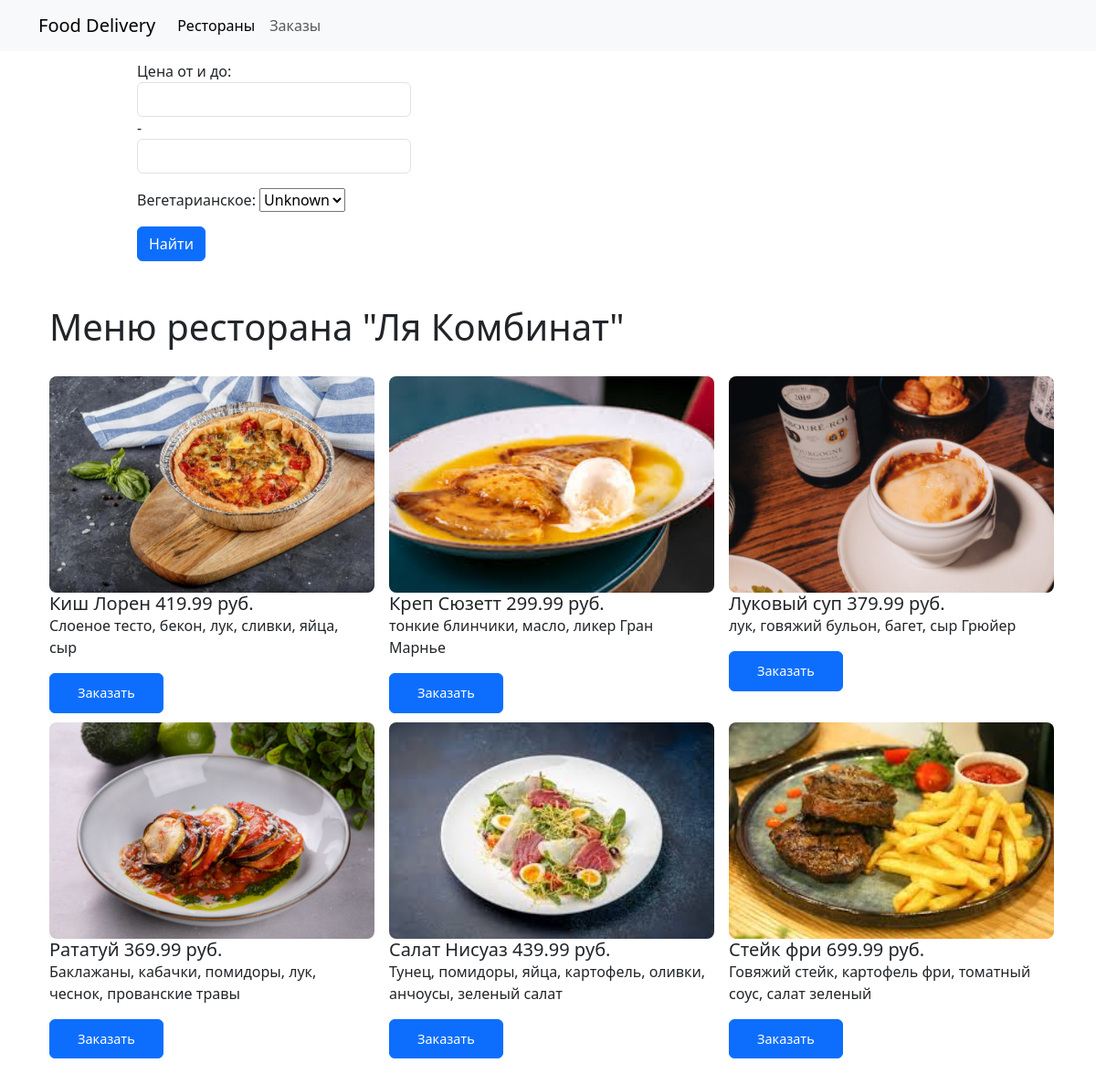
Screenshot of /delivery/rests/menu_5 with the database file from the repository.
### food_delivery/models.py (models this page shows, shortened)
class Restaurant(models.Model):
    id_rest = models.AutoField(auto_created=True, primary_key=True, verbose_name='id ресторана')
    name = models.CharField(max_length=80,verbose_name='название ресторана')
    address = models.CharField(max_length=100,verbose_name='адрес ресторана')
    photo_rest = models.ImageField(null = True, blank = True, upload_to=rest_photo_directory_path, verbose_name='фото ресторана')
    id_warehouse = models.OneToOneField(
        Warehouse,
        verbose_name='склад',
        related_name='restaurant',
        null=True,
        blank=True,
        on_delete=models.SET_NULL
    )
    class Meta:
        verbose_name = 'Ресторан'
        verbose_name_plural = 'Рестораны'
        ordering = ['name']

class Menu(models.Model):
    id_dish = models.AutoField(auto_created = True, primary_key = True,verbose_name = 'id блюда')
    name = models.CharField(max_length=90,verbose_name='название блюда')
    category = models.CharField(max_length=40,verbose_name='категория', choices=category_dishes)
    composition  = models.TextField(verbose_name='состав блюда')
    price = models.DecimalField(max_digits=7,decimal_places=2,verbose_name='цена блюда',null=True)
    preview = models.ImageField(null = True, blank = True,upload_to=menu_preview_directory_path,verbose_name='фото блюда')
    id_rest = models.ForeignKey(
        Restaurant,
        verbose_name='ресторан',
        related_name='menu',
        null=True,
        blank=True,
        on_delete=models.SET_NULL
    )
    class Meta:
        verbose_name = 'Меню'
        verbose_name_plural = 'Меню'
        ordering = ['name']

### food_delivery/views.py (the view)
# urls.py: path('rests/menu_<int:pk>',RestaurantMenu.as_view(), name = 'rest_menu'),
class RestaurantMenu(DetailView):
    template_name = 'food_delivery/menu_list.html'
    model = Restaurant
    context_object_name = 'rest'
    def get_context_data(self, **kwargs):
        context_data = super(RestaurantMenu, self).get_context_data()
        rest_pk = self.kwargs.get('pk', None)
        f = MenuFilter(self.request.GET, queryset=food_delivery.models.Menu.objects.filter(id_rest=rest_pk))
        context_data['filter'] = f
        return context_data

### food_delivery/templates/food_delivery/menu_list.html (shortened to what this page needs)
{% extends 'base.html' %}
{% block sidebar %}
<div class="col-md-3" style="margin-top: 10px; margin-left: 150px;">
    <div class="card-body">
        <form method="get">
            {{ filter.form.as_p }}
            <button class="btn btn-primary" type="submit">Найти</button>
        </form>
    </div>
</div>
{% endblock %}
{% block body %}
<div class="container nt-5 mb-5">
    <div class="container nt-5 mt-5">
        <h1 style="margin-bottom: 30px;">Меню ресторана "{{rest.name}}"</h1>
        <div class="row">
            {% for dish in filter.qs %}
                <div class="col-md-4 nt-4" style="margin-bottom: 10px">
                    <div class="card-img-container">
                        {% if dish.preview %}
                            <img src="{{dish.preview.url}}" class="rounded-3" width="356px" height="237px"/>
                        {% endif %}
                    </div>
                    <div class="card-body " >
                        <h5 class="card-title">{{dish.name}}        {{dish.price}} руб.</h5>
                        <p class="card-text">{{dish.composition}}</p>
                        <form action="{% url 'food_delivery:create_order' rest.pk %}">
                            <button class="btn btn-primary" style="padding: 10px 30px; font-size: 0.9rem;"
                            >Заказать</button>
                        </form>
                    </div>
                </div>
            {% endfor %}
        </div>
    </div>
</div>
{% endblock %}

### food_delivery/templates/base.html (style rules this page uses)
body { margin: 0; padding: 0; }

### rows the page displays
Restaurant: name "Ля Комбинат"
Menu: preview (picture), name "Киш Лорен", price "419.99", composition "Слоеное тесто, бекон, лук, сливки, яйца, сыр"
Menu: preview (picture), name "Креп Сюзетт", price "299.99", composition "тонкие блинчики, масло, ликер Гран Марнье"
Menu: preview (picture), name "Луковый суп", price "379.99", composition "лук, говяжий бульон, багет, сыр Грюйер"
Menu: preview (picture), name "Рататуй", price "369.99", composition "Баклажаны, кабачки, помидоры, лук, чеснок, прованские травы"
Menu: preview (picture), name "Салат Нисуаз", price "439.99", composition "Тунец, помидоры, яйца, картофель, оливки, анчоусы, зеленый салат"
Menu: preview (picture), name "Стейк фри", price "699.99", composition "Говяжий стейк, картофель фри, томатный соус, салат зеленый"
